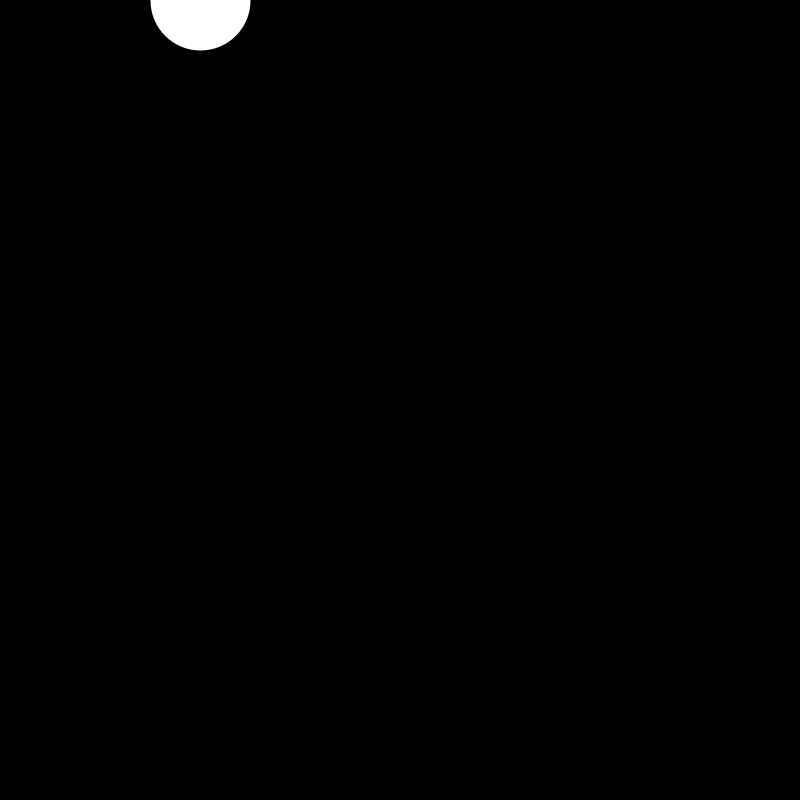
Frame 1 (no input)
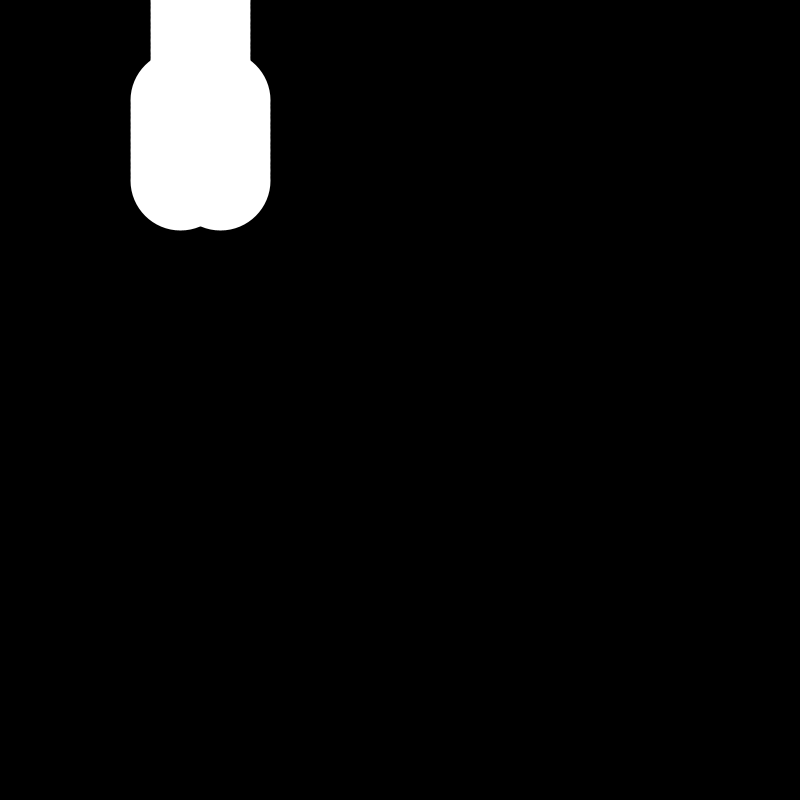
Frame 60 (the mouse pressed at the canvas centre just before this capture)
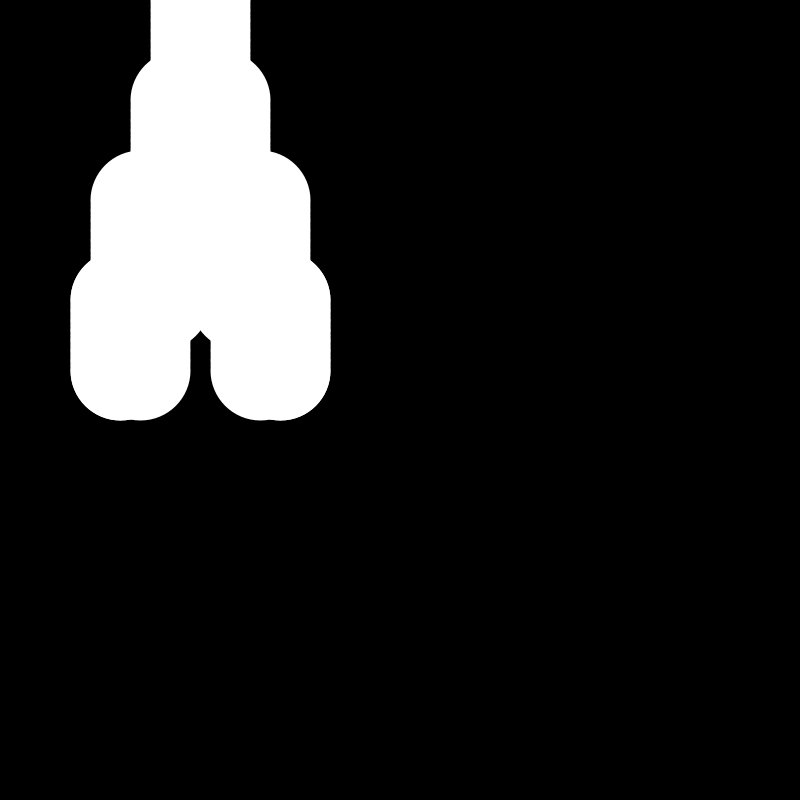
Frame 120 (the mouse held since frame 60 and released just before this capture)

The Processing sketch that drew these frames (run headless with seeded random() and noise(); from frame 60 on, the mouse is pressed at the canvas centre):

// Processing sketch: Challenge_15
// ── Challenge_15.pde
int yvalue;

void setup()
{
  size(800,800);
  background(0);          // black screen
  yvalue = 0;                // start at the top of the screen
  strokeWeight(100);        // fairly large point size
  stroke(#FFFFFF);       // green pen
  frameRate(50);          // update at 10 frames per second
}

void draw()
{
  if(yvalue >= 0 && yvalue <= 100)          // Are we in the top half of the screen?
  {
      point(200, yvalue);    // Yes? = draw one point
 
  }
  if(yvalue >= 100 && yvalue <= 200) 
  {
      point(180, yvalue);
      point(220, yvalue);
      
  }
  if(yvalue >= 200 && yvalue <= 300)
  {
      point(160, yvalue);
      point(240, yvalue);
      point(260, yvalue);
      point(140, yvalue);
  }
  if(yvalue >= 300 && yvalue <= 400)
  {
      
      point(260, yvalue);
      point(140, yvalue);
      point(280, yvalue);
      point(120, yvalue);
      point(280, yvalue);
      point(120, yvalue);
  }
  if(yvalue >= 400 && yvalue <= 500)
  {
      point(100, yvalue);
      point(300, yvalue);
      point(260, yvalue);
      point(140, yvalue);
      point(280, yvalue);
      point(120, yvalue);
      point(280, yvalue);
      point(120, yvalue);
  }
  yvalue = yvalue + 10;
  if (yvalue > 400)       // If we are at the bottom of the screen- wrap around
  {
    yvalue = 0;
    background(0);
  }
}
